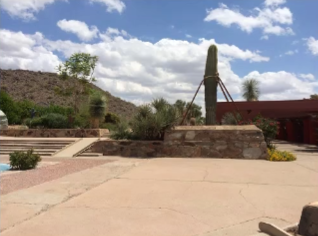
#> input picture 全景图拼接_/imageA.png, 318 x 236 px
$ python imgestiching.py
#> lines starting #> are read from the running program, lines starting #| are printed output that depends on the picture
### 全景图拼接_/Stitcher.py
# -*- coding = utf-8 -*-
# @ time : 2021/12/30 10:21
# @Author : momo
# @File : Stitcher.py
# @software: PyCharm

import numpy as np
import cv2


def cv_show(name, img):
    # 显示图片
    cv2.imshow(name, img)  # 图像的显示,也可以创建多个窗口
    cv2.waitKey(0)  # 等待时间，毫秒级，0表示任意健终止
    cv2.destroyAllWindows()


class Stitcher:
    #拼接函数
    def stitch(self, images, ratio=0.75, reprojThresh = 4.0, showMatches = False):
        # 获取输入图片
        (imageB, imageA) = images
        # 检测A、B图片的SIFT关键特征点，并计算特征描述子
        (kpsA, featuresA) = self.detectAndDescribe(imageA)
        (kpsB, featuresB) = self.detectAndDescribe(imageB)

        # 匹配两张图片的所有特征点，返回匹配结果
        M = self.matchKeypoints(kpsA, kpsB, featuresA, featuresB, ratio, reprojThresh)

        if M is None:
            return None

        # 否则，提取匹配结果#H是3x3视角变换矩阵
        (matches, H, status) = M
        # 将图片A进行视角变换, result是变换后图片
        result = cv2.warpPerspective(imageA, H, (imageA.shape[1] + imageB.shape[1], imageA.shape[0]))
        cv_show('result', result)
        # 将图片B传入result图片最左端
        result[0:imageB.shape[0], 0: imageB.shape[1]] = imageB
        cv_show('result', result)

        vis = self.drawMatches(imageA, imageB, kpsA, kpsB, matches, status)
        cv_show('vis', vis)

    def detectAndDescribe(self, image):
        # 将彩色图片转换成灰度图
        gray = cv2.cvtColor(image, cv2.COLOR_BGR2GRAY)
        # 建立SIFT生成器
        descriptor = cv2.xfeatures2d.SIFT_create()
        # 检测SIFT特征点，并计算描述子
        (kps, features) = descriptor.detectAndCompute(image, None)
        # 将结果转换成NumPy数组
        kps = np.float32([kp.pt for kp in kps])
        # 返回特征点集,及对应的描述特征
        return kps, features

    def matchKeypoints(self, kpsA, kpsB, featuresA, featuresB, ratio, reprojThresh):
        # 建立暴力匹配器
        matcher = cv2.BFMatcher()

        # 使用KNN检测来自A、B图的SIFT特征匹配对，K=2
        rawMatches = matcher.knnMatch(featuresA, featuresB, 2)

        matches = []
        for m in rawMatches:
            # 当最近距离跟次近距离的比值小于ratio值时，保留此匹配对
            if len(m) == 2 and m[0].distance < m[1].distance * ratio:
                # 存储两个点在featuresA, featuresB中的索引值
                matches.append((m[0].trainIdx, m[0].queryIdx))

        if len(matches) > 4:
            ptsA = np.float32([kpsA[i] for (_, i) in matches])
            ptsB = np.float32([kpsB[i] for (i, _) in matches])

            # 计算视角变换矩阵
            (H, status) = cv2.findHomography(ptsA, ptsB, cv2.RANSAC, reprojThresh)

            # 返回结果
            return matches, H, status

    def drawMatches(self, imageA, imageB, kpsA, kpsB, matches, status):
        # 初始化可视化图片，将A、B图左右连接到一起
        (hA, wA) = imageA.shape[:2]
        (hB, wB) = imageB.shape[:2]
        vis = np.zeros((max(hA, hB), wA + wB, 3), dtype="uint8")
        vis[0:hA, 0:wA] = imageA
        vis[0:hB, wA:] = imageB

        # 联合遍历，画出匹配对
        for ((trainIdx, queryIdx), s) in zip(matches, status):
            # 当点对匹配成功时，画到可视化图上
            if s == 1:
                # 画出匹配对
                ptA = (int(kpsA[queryIdx][0]), int(kpsA[queryIdx][1]))
                ptB = (int(kpsB[trainIdx][0]) + wA, int(kpsB[trainIdx][1]))
                cv2.line(vis, ptA, ptB, (0, 255, 0), 1)

        # 返回可视化结果
        return vis

### 全景图拼接_/imgestiching.py
# -*- coding = utf-8 -*-
# @ time : 2021/12/30 9:24
# @Author : momo
# @File : imgestiching.py
# @software: PyCharm

import cv2
from Stitcher import Stitcher

imageA = cv2.imread('imageA.png')
#> imageA is the input picture: shape (236, 318, 3); mean B, G, R 145.8, 150.2, 159
imageB = cv2.imread('imageB.png')
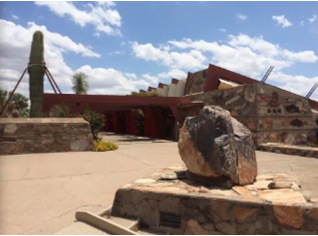
#> input picture 全景图拼接_/imageB.png, 318 x 236 px
#> imageB is the input picture: shape (236, 318, 3); mean B, G, R 134.5, 135.1, 143.7

#把图片拼接成全景图
stitcher = Stitcher() #新建一个对象
(result, vis) = stitcher.stitch([imageA, imageB], showMatches=True)
#> in detectAndDescribe, `gray = cv2.cvtColor(image, cv2.COLOR_BGR2GRAY)`:
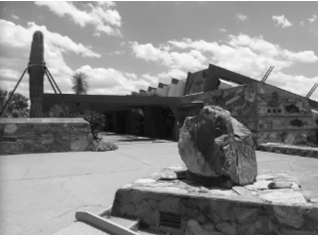
#> gray: shape (236, 318); min 9, max 255, mean 137.6
#> in detectAndDescribe, `(kps, features) = descriptor.detectAndCompute(image, None)`: kps = 626 keypoints; strongest (x, y, size): (272, 186, 5), (38, 38, 8), (222, 81, 2.2), (153, 165, 36.6)
#> in detectAndDescribe, `kps = np.float32([kp.pt for kp in kps])`: kps = 626 pairs, first value 3.54 to 315, second value 2.83 to 231.4
#> in stitch, `(kpsA, featuresA) = self.detectAndDescribe(imageA)`: kpsA has the same summary as kps in detectAndDescribe
#> in detectAndDescribe (call 2), `gray = cv2.cvtColor(image, cv2.COLOR_BGR2GRAY)`:
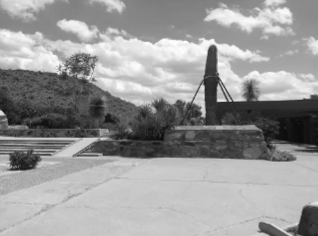
#> gray: shape (236, 318); min 11, max 254, mean 152.3
#> in detectAndDescribe (call 2), `(kps, features) = descriptor.detectAndCompute(image, None)`: kps = 469 keypoints; strongest (x, y, size): (212, 51, 6.9), (220, 99, 5.3), (219, 100, 2.8), (211, 80, 13.2)
#> in detectAndDescribe (call 2), `kps = np.float32([kp.pt for kp in kps])`: kps = 469 pairs, first value 3.67 to 314.5, second value 5.34 to 230.2
#> in stitch, `(kpsB, featuresB) = self.detectAndDescribe(imageB)`: kpsB has the same summary as kps in detectAndDescribe
#> in matchKeypoints, `rawMatches = matcher.knnMatch(featuresA, featuresB, 2)`: rawMatches = 626 matches
#> after the loop in matchKeypoints, `for m in rawMatches:`: matches = 105 pairs, first value 10 to 463, second value 1 to 624
#> in matchKeypoints, `ptsA = np.float32([kpsA[i] for (_, i) in matches])`: ptsA = 105 pairs, first value 5.35 to 315, second value 7.94 to 223.1
#> in matchKeypoints, `ptsB = np.float32([kpsB[i] for (i, _) in matches])`: ptsB = 105 pairs, first value 10.8 to 310.5, second value 5.82 to 230.2
#> in matchKeypoints, `(H, status) = cv2.findHomography(ptsA, ptsB, cv2.RANSAC, reprojThresh)`: H = [[0.388, 0.00968, 178.8], [-0.235, 0.842, 24.45], [-0.00185, -0.000119, 1]]; status = 105 values, max 1 at index 0, min 0 at index 17, mean 0.848
#> in stitch, `result[0:imageB.shape[0], 0: imageB.shape[1]] = imageB`:
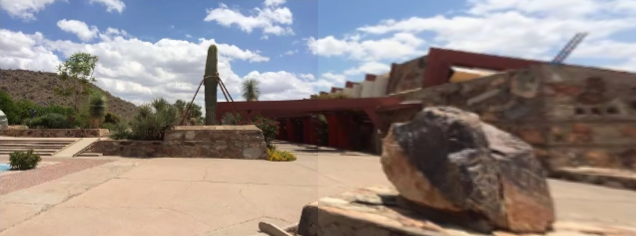
#> result: shape (236, 636, 3); mean B, G, R 130.9, 135.3, 146.1
#> in drawMatches, `vis[0:hA, 0:wA] = imageA`:
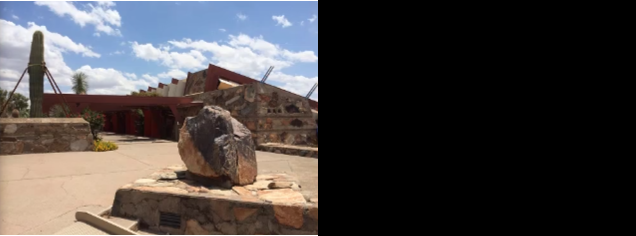
#> vis: shape (236, 636, 3); mean B, G, R 67.3, 67.6, 71.8
#> in drawMatches, `vis[0:hB, wA:] = imageB`:
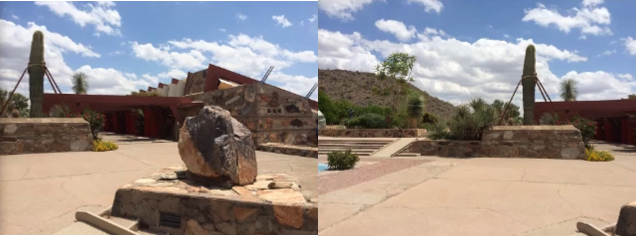
#> vis: shape (236, 636, 3); mean B, G, R 140.2, 142.6, 151.4
#> the loop in drawMatches, `for ((trainIdx, queryIdx), s) in zip(matches, status):` made 105 passes
#> (trainIdx, queryIdx, s, ptA, ptB) on passes 1 to 12: (260, 1, [1], (5, 92), (501, 103)), (265, 2, [1], (5, 130), (504, 136)), (269, 9, [1], (10, 129), (507, 135)), (274, 19, [1], (15, 83), (510, 94)), (273, 20, [1], (15, 115), (510, 123)), (267, 22, [1], (16, 22), (507, 40)), (279, 28, [1], (17, 124), (513, 130)), (275, 29, [1], (18, 35), (512, 51)), (276, 30, [1], (18, 35), (512, 51)), (277, 31, [1], (19, 95), (512, 105)), (283, 42, [1], (23, 89), (518, 101)), (280, 45, [1], (25, 25), (514, 42))
#> (ptA, ptB) on passes 61, 62, 64, 65, 66, 67: ((90, 91), (580, 97)), ((92, 66), (578, 71)), ((94, 9), (579, 13)), ((94, 62), (580, 67)), ((94, 141), (586, 150)), ((94, 126), (586, 134))
#> after the loop in drawMatches, `for ((trainIdx, queryIdx), s) in zip(matches, status):`:
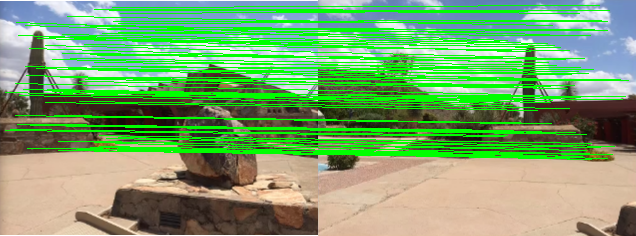
#> vis: shape (236, 636, 3); mean B, G, R 110, 166.8, 122.7
#> (the run stopped early here; a loop or call above may not have finished)
